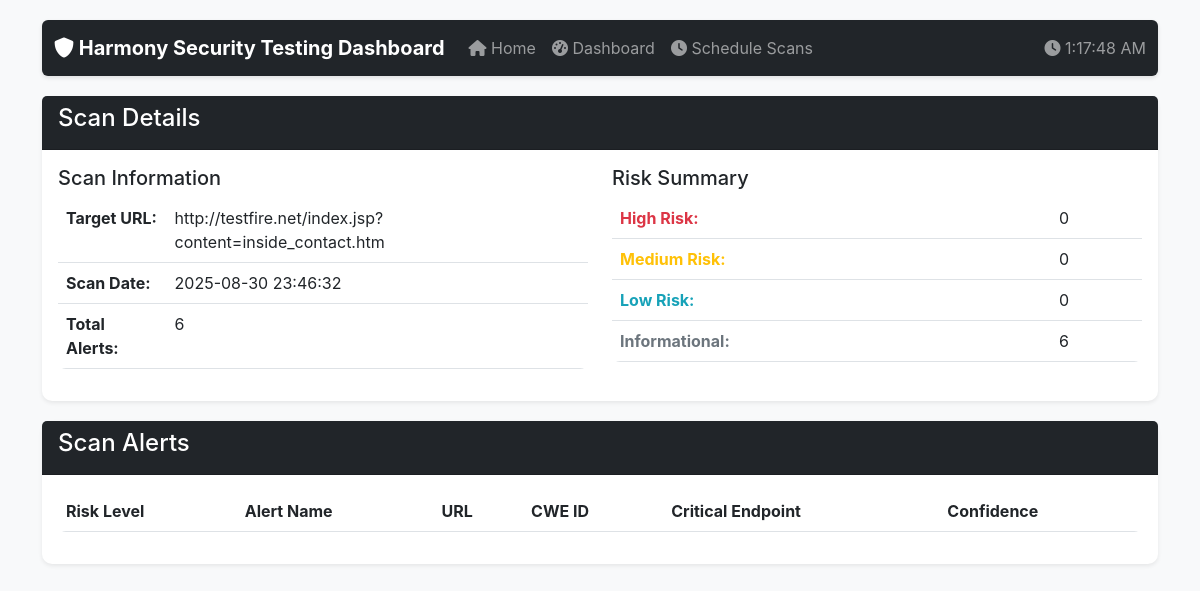
Page /scan/7 on the committed database.
### tables this page shows
CREATE TABLE scans (
                id INTEGER PRIMARY KEY,
                target_url TEXT NOT NULL,
                scan_date TEXT NOT NULL,
                total_alerts INTEGER,
                high_risk INTEGER,
                medium_risk INTEGER,
                low_risk INTEGER,
                info_risk INTEGER,
                status TEXT DEFAULT 'Completed',
                duration INTEGER DEFAULT 0,
                scan_type TEXT DEFAULT 'Full'
            , progress INTEGER DEFAULT 0, scheduled_scan_id INTEGER REFERENCES scheduled_scans(id));

### app.py (the view)
@app.route('/scan/<int:scan_id>')
def scan_details(scan_id):
    conn = get_db_connection()
    scan = conn.execute('SELECT * FROM scans WHERE id = ?', (scan_id,)).fetchone()
    if not scan:
        conn.close()
        return "Scan not found", 404
    conn.close()
    return render_template('scan_details.html', scan=dict(scan))

### app.py (called while the page is built)
def get_db_connection():
    try:
        conn = sqlite3.connect(DB_PATH)
        conn.row_factory = sqlite3.Row
        return conn
    except Exception as e:
        logger.error(f"Database connection error: {e}")
        raise

### templates/scan_details.html (shortened to what this page needs)
{% extends "base.html" %}
{% block content %}
<div class="row">
    <div class="col-md-12">
        <div class="card">
            <div class="card-header bg-dark text-white">
                <h4>Scan Details</h4>
            </div>
            <div class="card-body">
                <div class="row">
                    <div class="col-md-6">
                        <h5>Scan Information</h5>
                        <table class="table">
                            <tr>
                                <th>Target URL:</th>
                                <td>{{ scan.target_url }}</td>
                            </tr>
                            <tr>
                                <th>Scan Date:</th>
                                <td>{{ scan.scan_date }}</td>
                            </tr>
                            <tr>
                                <th>Total Alerts:</th>
                                <td>{{ scan.total_alerts }}</td>
                            </tr>
                        </table>
                    </div>
                    <div class="col-md-6">
                        <h5>Risk Summary</h5>
                        <table class="table">
                            <tr>
                                <th class="risk-high">High Risk:</th>
                                <td>{{ scan.high_risk }}</td>
                            </tr>
                            <tr>
                                <th class="risk-medium">Medium Risk:</th>
                                <td>{{ scan.medium_risk }}</td>
                            </tr>
                            <tr>
                                <th class="risk-low">Low Risk:</th>
                                <td>{{ scan.low_risk }}</td>
                            </tr>
                            <tr>
                                <th class="risk-info">Informational:</th>
                                <td>{{ scan.info_risk }}</td>
                            </tr>
                        </table>
                    </div>
                </div>
            </div>
        </div>
    </div>
</div>
<div class="row">
    <div class="col-md-12">
        <div class="card">
            <div class="card-header bg-dark text-white">
                <h4>Scan Alerts</h4>
            </div>
            <div class="card-body">
                <div class="table-responsive">
                    <table id="scanAlertsTable" class="table table-striped table-hover">
                        <thead>
                            <tr>
                                <th>Risk Level</th>
                                <th>Alert Name</th>
                                <th>URL</th>
                                <th>CWE ID</th>
                                <th>Critical Endpoint</th>
                                <th>Confidence</th>
                            </tr>
                        </thead>
                    </table>
                </div>
            </div>
        </div>
    </div>
</div>
{% endblock %}

### templates/base.html (style rules this page uses)
body { padding-top: 20px; padding-bottom: 20px; background-color: #f8f9fa; font-family: -apple-system, BlinkMacSystemFont, 'Segoe UI', Roboto, sans-serif; }
.card { margin-bottom: 20px; box-shadow: 0 0.125rem 0.25rem rgba(0, 0, 0, 0.075); border: none; border-radius: 10px; }
.risk-high { color: #dc3545; font-weight: bold; }
.risk-medium { color: #ffc107; font-weight: bold; }
.risk-low { color: #17a2b8; font-weight: bold; }
.risk-info { color: #6c757d; font-weight: bold; }
.table { border-radius: 8px; overflow: hidden; }

### rows in the picture
scans: target_url "http://testfire.net/index.jsp?content=inside_contact.htm", scan_date "2025-08-30 23:46:32", total_alerts "6", high_risk "0", medium_risk "0", low_risk "0", info_risk "6"
